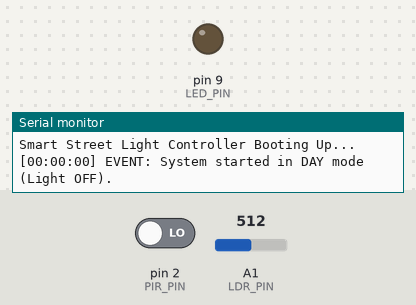
Recording of a sketch running on a simulated Arduino Uno, built with avr-gcc and run on an emulated ATmega328P. Shown: output pins drawn as LEDs (lit = HIGH), the last lines printed to the serial monitor. The inputs (shaded band) are chosen by the test bench; at power-on: A1 (LDR_PIN) = 512, pin 2 (PIR_PIN) LOW.

Above: at 1.2 s.
1.3 s: A1 (LDR_PIN) set to 415
2.8 s: A1 (LDR_PIN) set to 381
At 4.0 s:
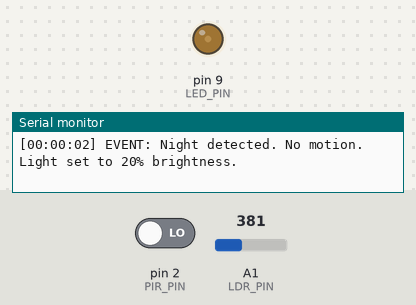
4.3 s: pin 2 (PIR_PIN) driven HIGH
At 5.3 s:
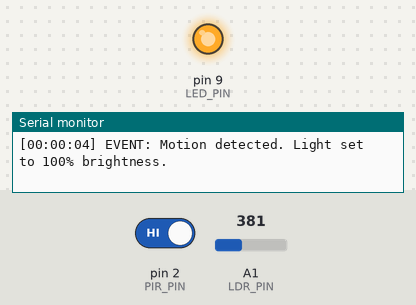
5.8 s: A1 (LDR_PIN) set to 410
At 6.6 s:
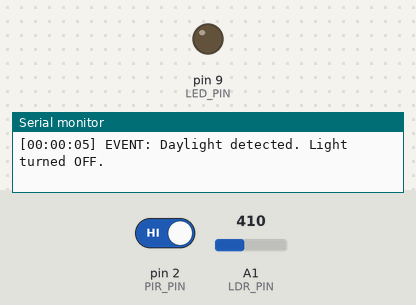
Timing chart, 0 to 8.3 s (numbered marks = the images above; inputs shaded):
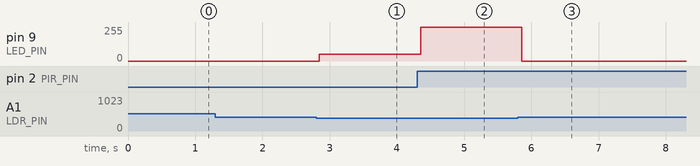

The sketch:

street_light.ino
```cpp
/**
 * @file street_light.ino
 * @brief Smart Street Light Controller (LDR + PIR).
 *        - Daylight (LDR > Threshold): LED is completely OFF.
 *        - Night (LDR <= Threshold): Enables motion detection mode.
 *          - PIR detects motion: LED at full brightness (100% PWM) for 30 seconds.
 *          - No motion after 30 seconds: LED dims to 20% PWM (energy saving).
 *        Logs events to Serial Monitor in [HH:MM:SS] format using millis().
 *        Course Coursework: Week 3, Assignment Q23
 */

// Pin Mappings
const int LDR_PIN = A1;     // Analog LDR input
const int PIR_PIN = 2;      // Digital PIR input
const int LED_PIN = 9;      // PWM LED output

// Thresholds and configuration
const int LDR_DARK_THRESHOLD = 400; // Adjust based on calibration (LDR < 400 = Dark)
const unsigned long LIGHT_ON_DURATION = 30000; // 30 seconds (30000ms)

enum LightState {
  STATE_DAY,
  STATE_NIGHT_HIGH,
  STATE_NIGHT_DIM
};

LightState currentState = STATE_DAY;
unsigned long motionTimerStart = 0;

void printTimestampedEvent(const char* desc) {
  unsigned long totalSecs = millis() / 1000;
  int s = totalSecs % 60;
  int m = (totalSecs / 60) % 60;
  int h = (totalSecs / 3600) % 24;

  char timeStr[12];
  sprintf(timeStr, "[%02d:%02d:%02d]", h, m, s);
  Serial.print(timeStr);
  Serial.print(" EVENT: ");
  Serial.println(desc);
}

void setup() {
  pinMode(PIR_PIN, INPUT);
  pinMode(LED_PIN, OUTPUT);
  Serial.begin(9600);

  Serial.println("Smart Street Light Controller Booting Up...");
  // Initial check
  int ldrValue = analogRead(LDR_PIN);
  if (ldrValue < LDR_DARK_THRESHOLD) {
    currentState = STATE_NIGHT_DIM;
    analogWrite(LED_PIN, 51); // 20% of 255 = 51
    printTimestampedEvent("System started in NIGHT mode (Dim, 20% brightness).");
  } else {
    currentState = STATE_DAY;
    analogWrite(LED_PIN, 0);  // OFF
    printTimestampedEvent("System started in DAY mode (Light OFF).");
  }
}

void loop() {
  unsigned long currentMillis = millis();

  // Read sensors
  int ldrValue = analogRead(LDR_PIN);
  bool motionDetected = (digitalRead(PIR_PIN) == HIGH);

  // Main State Machine
  switch (currentState) {
    case STATE_DAY:
      // If it gets dark
      if (ldrValue < LDR_DARK_THRESHOLD) {
        if (motionDetected) {
          currentState = STATE_NIGHT_HIGH;
          motionTimerStart = currentMillis;
          analogWrite(LED_PIN, 255); // 100% Brightness
          printTimestampedEvent("Night detected + Motion. Light set to 100% brightness.");
        } else {
          currentState = STATE_NIGHT_DIM;
          analogWrite(LED_PIN, 51);  // 20% Brightness
          printTimestampedEvent("Night detected. No motion. Light set to 20% brightness.");
        }
      }
      break;

    case STATE_NIGHT_HIGH:
      // If daylight returns
      if (ldrValue >= LDR_DARK_THRESHOLD) {
        currentState = STATE_DAY;
        analogWrite(LED_PIN, 0); // OFF
        printTimestampedEvent("Daylight detected. Light turned OFF.");
      }
      // If motion is re-triggered, reset the 30-second timer
      else if (motionDetected) {
        motionTimerStart = currentMillis;
      }
      // If timer expires after 30 seconds of no motion
      else if (currentMillis - motionTimerStart >= LIGHT_ON_DURATION) {
        currentState = STATE_NIGHT_DIM;
        analogWrite(LED_PIN, 51); // Dim to 20%
        printTimestampedEvent("Timeout: No motion for 30s. Light dimmed to 20% brightness.");
      }
      break;

    case STATE_NIGHT_DIM:
      // If daylight returns
      if (ldrValue >= LDR_DARK_THRESHOLD) {
        currentState = STATE_DAY;
        analogWrite(LED_PIN, 0); // OFF
        printTimestampedEvent("Daylight detected. Light turned OFF.");
      }
      // If motion is detected while in dim state
      else if (motionDetected) {
        currentState = STATE_NIGHT_HIGH;
        motionTimerStart = currentMillis;
        analogWrite(LED_PIN, 255); // 100% Brightness
        printTimestampedEvent("Motion detected. Light set to 100% brightness.");
      }
      break;
  }

  delay(100); // Polling stability
}
```

Measured:
- the behaviour switches between 400 and 399 on A1 (LDR_PIN) (found by bisection; images 0 and 1)
- after the input at 1.3 s, every drawn part: stays the same
- after the input at 2.8 s, pin 9 (LED_PIN): 0/255 → 51/255 at once
- after the input at 4.3 s, pin 9 (LED_PIN): 51/255 → 255/255 after 0.06 s
- after the input at 5.8 s, pin 9 (LED_PIN): 255/255 → 0/255 after 0.06 s
